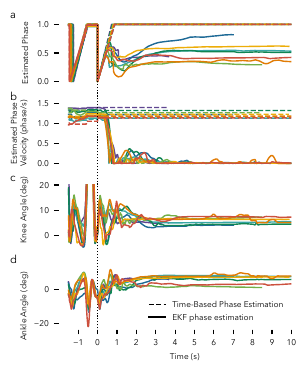

This figure's Python source:
import numpy as np
import matplotlib as mpl
from matplotlib import rc, lines
import scipy.io as sio
import pdb
mpl.use("pgf")
import matplotlib.pyplot as plt
import sys
from palettable.cartocolors.qualitative import Prism_9 as color_pallette
#import omnigraffle

pgf_with_custom_preamble = {
    "pgf.texsystem": "xelatex",
    "font.family": "sans-serif", # use san serif/main font for text elements
    "font.size": 6,
    "text.usetex": False,    # use inline math for ticks
    "pgf.rcfonts": False,   
    "pgf.preamble": [
        r"\usepackage{amsmath}",
        r"\usepackage{fontspec}",
        r"\setmainfont{Avenir Next}",
        r"\setsansfont{Avenir Next}",
    ]
}
mpl.rcParams.update(pgf_with_custom_preamble)

#colors = np.array(((217., 82., 25.),
#                   (0., 114., 189.)))/255;
colors = color_pallette.mpl_colors

fig, ax = plt.subplots(4, 1, figsize=(3,4), sharex='all')
ax[0].set_ylabel('Estimated Phase')
ax[1].set_ylabel('Estimated Phase\nVelocity (phase/s)')
ax[2].set_ylabel('Knee Angle (deg)')
ax[3].set_ylabel('Ankle Angle (deg)')
ax[3].set_xlabel('Time (s)')

for label, axes in zip(('a', 'b', 'c', 'd'), ax.flatten()):
    axes.text(-0.21, 1.05, label, horizontalalignment='left', 
        transform=axes.transAxes, fontsize=8)

data = sio.loadmat('stop_data.mat')
num_subjects = data['stop_data'].squeeze().shape[0]
for subject in range(num_subjects):
    time = data['stop_data'].squeeze()[subject][0]['time'][0].flatten()
    idx = np.logical_and(time >= -1.5,time <= 10.0)

    time = time[idx]
    phase_ekf = data['stop_data'].squeeze()[subject][0][
        'phase_ekf'][0].flatten()[idx]
    phase_time = data['stop_data'].squeeze()[subject][0][
        'phase_time'][0].flatten()[idx]
    phase_vel_ekf = data['stop_data'].squeeze()[subject][0][
        'phase_vel_ekf'][0].flatten()[idx]
    phase_vel_time = data['stop_data'].squeeze()[subject][0][
        'phase_vel_time'][0].flatten()[idx]
    knee_angle = data['stop_data'].squeeze()[subject][0][
        'knee_angle'][0].flatten()[idx]*180.0/np.pi
    ankle_angle = data['stop_data'].squeeze()[subject][0][
        'ankle_angle'][0].flatten()[idx]*180.0/np.pi

    line_props = dict(color = colors[subject], linewidth=1)

    ax[0].plot(time, phase_time, '--', **line_props)
    ax[0].plot(time, phase_ekf, '-', **line_props)
    
    ax[1].plot(time, phase_vel_time, '--', **line_props)
    ax[1].plot(time, phase_vel_ekf, '-', **line_props)

    ax[2].plot(time, knee_angle, '-', **line_props)
    ax[3].plot(time, ankle_angle, '-', **line_props)

legend_line_props = dict(linewidth=1, color = 'k')
legend_time_line = lines.Line2D([0], [0], linestyle='--', **legend_line_props)
legend_ekf_line = lines.Line2D([0], [0], linestyle='-', **legend_line_props)

ax[3].legend((legend_time_line, legend_ekf_line), 
    ('Time-Based Phase Estimation', 'EKF phase estimation'), frameon=False)

#turn off all spines
for axis in ax:
    axis.spines['top'].set_visible(False)
    axis.spines['right'].set_visible(False)
    axis.spines['bottom'].set_visible(False)
    axis.spines['left'].set_visible(False)

for axis in ax[0:3]:
    axis.tick_params('x', which='both',length=0)
    [label.set_visible(False) for label in axis.get_xticklabels()]

ax[3].set_xlim((-2, 10))
ax[3].set_xticks(np.arange(-1, 11, 1))
ax[1].set_yticks(np.arange(0, 2.0, 0.5))
ax[2].set_ylim((-5, 20))

ax[3].axvline(x = 0, ymin = 0.02, ymax = 4.86, linestyle = ':', clip_on = False, 
    zorder = 0, color='k', linewidth=0.8)

#center all axis labels in bounds
fig.align_ylabels()
fig.subplots_adjust(hspace = 0.3)

for i, axis in enumerate(ax):
    inv_data = axis.transData.inverted()
    inv_axes = axis.transAxes.inverted()

    try:
        ylabelpos_axes = axis.yaxis.get_label().get_position()
        ylabelpos_display = axis.transAxes.transform(ylabelpos_axes)
        ylabelpos_data = inv_data.transform(ylabelpos_display)
        if i == 2:
            ylabelpos_data[1] = (axis.get_yticks()[1] + axis.get_yticks()[-1])/2.0
        else:
            ylabelpos_data[1] = (axis.get_yticks()[0] + axis.get_yticks()[-1])/2.0
        ylabelpos_display = axis.transData.transform(ylabelpos_data)
        ylabelpos_axes = inv_axes.transform(ylabelpos_display)
        axis.yaxis.get_label().set_position(ylabelpos_axes)
    except:
        pass
    
    try:
        xlabelpos_axes = axis.xaxis.get_label().get_position()
        xlabelpos_display = axis.transAxes.transform(xlabelpos_axes)
        xlabelpos_data = inv_data.transform(xlabelpos_display)
        xlabelpos_data[0] = (axis.get_xticks()[0] + axis.get_xticks()[-1])/2.0
        xlabelpos_display = axis.transData.transform(xlabelpos_data)
        xlabelpos_axes = inv_axes.transform(xlabelpos_display)
        axis.xaxis.get_label().set_position(xlabelpos_axes)
        
    except:
        pass

fig.savefig('stop_plot.pdf', bbox_inches='tight')
plt.close(fig)
